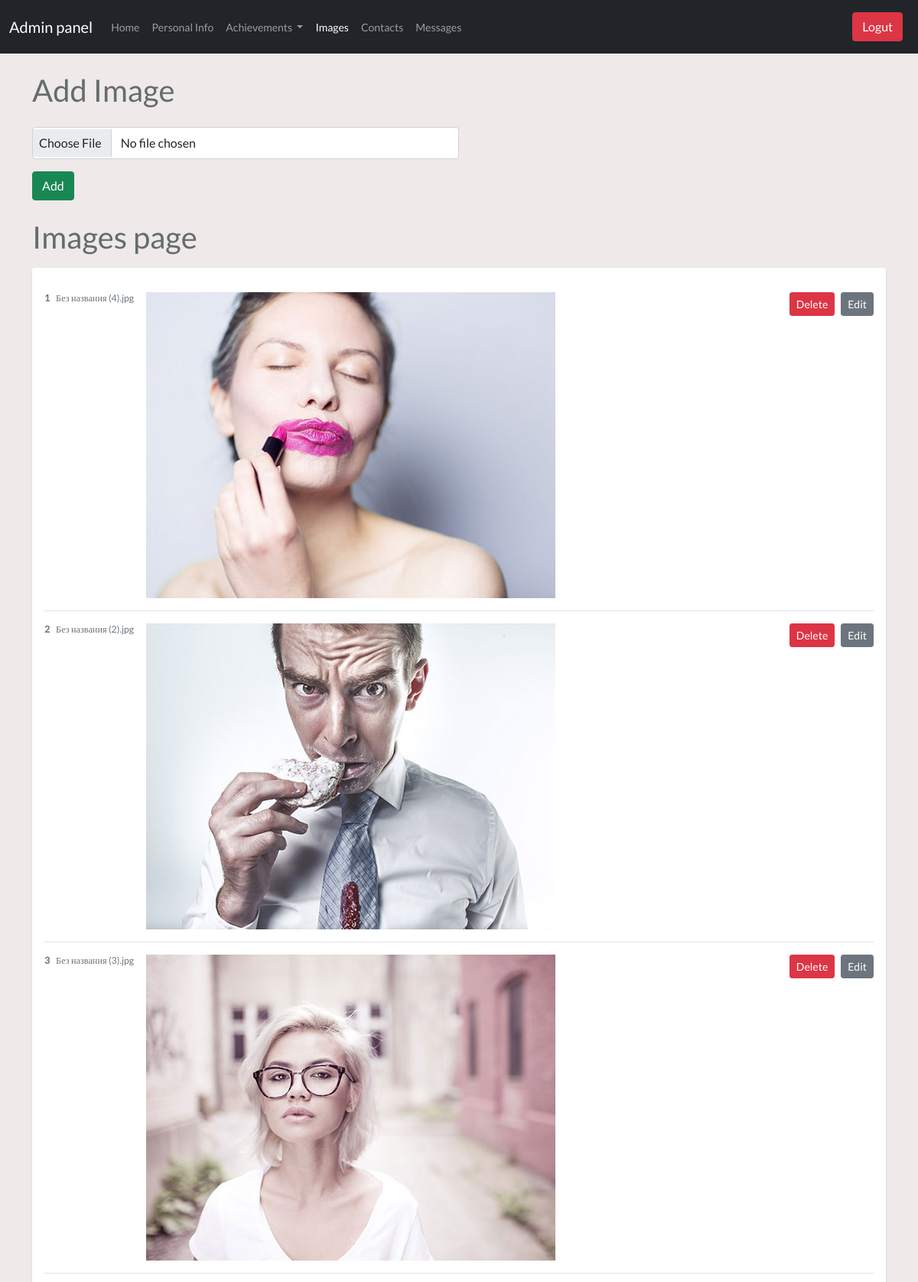
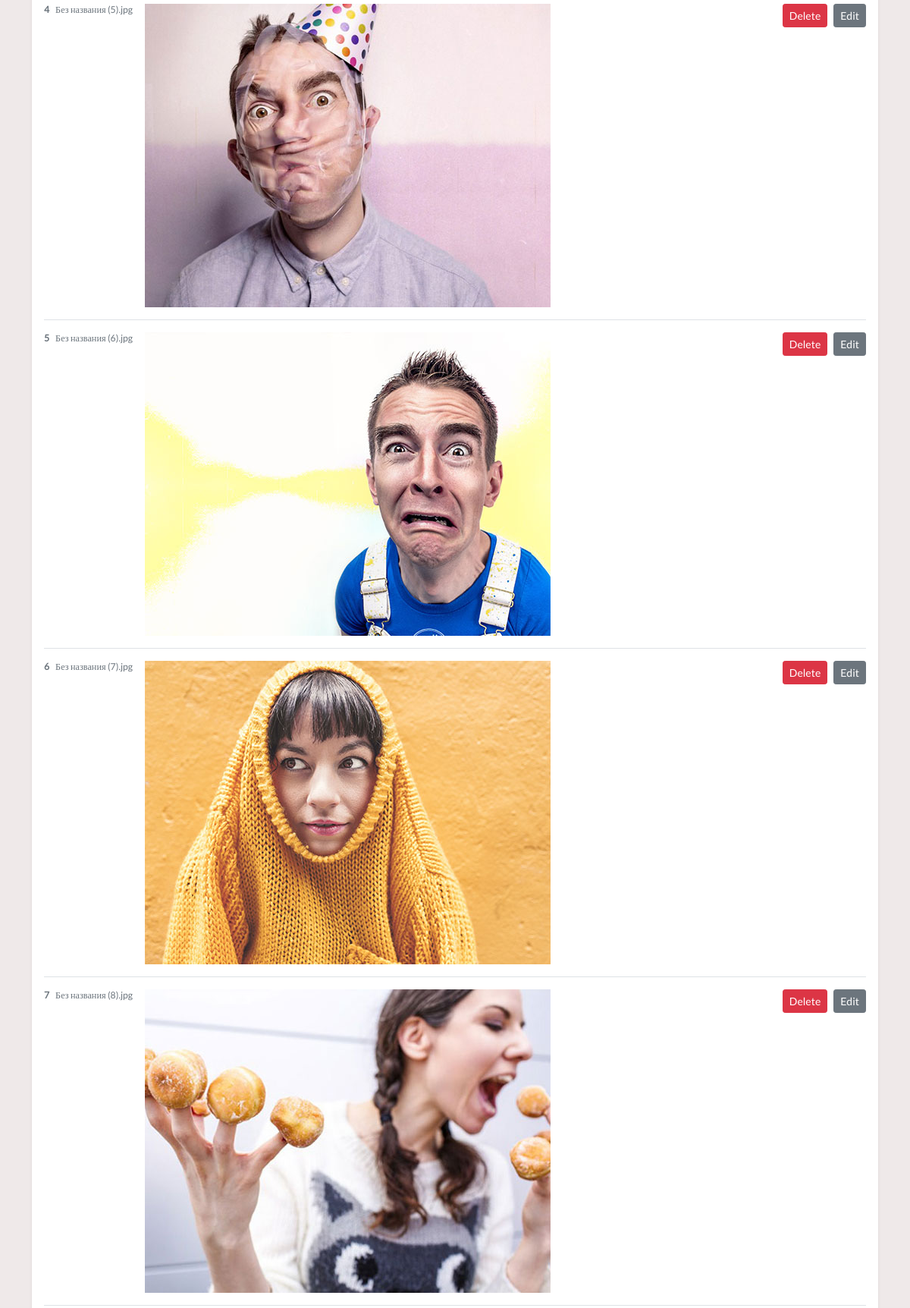
Page /admin/images (upper part) on the committed database (2 pictures, top to bottom).
### tables this page shows
CREATE TABLE image (
	id INTEGER NOT NULL, 
	image VARCHAR(100), 
	PRIMARY KEY (id)
);

### controllers/admin/images.py (the view, shortened to what this page needs)
@login_required
@app.route('/admin/images', methods=['GET','POST'])
def admin_images_index():
    from run import db
    from models import Image
    images=Image.query.all()
    return render_template('admin/images.html',images=images)

### controllers/admin/main.py (called while the page is built)
@app.before_request
def before_request():
    g.user = current_user

### templates/admin/images.html
{% extends "admin/dashboard.html" %} {% block content %}
<div class="container">
  <h1 class="adminpage ml-4 mt-4">Add Image</h1>
  <form
    action="/admin/images"
    method="POST"
    enctype="multipart/form-data"
    class="w-50 ml-4 mt-4"
  >
    <input type="file" name="image" class="form-control my-2 p-2" required />
    <input type="submit" class="btn btn-success my-2" value="Add" />
  </form>
  <h1 class="adminpage ml-4 mt-3">Images page</h1>
  <div class="my-3 p-3 bg-body rounded shadow-sm">
    {% for image in images %}
    <div class="d-flex text-muted pt-3">
      <div
        class="
          w-100
          pb-3
          d-flex
          justify-content-between
          mb-0
          small
          lh-sm
          border-bottom
        "
      >
        <div class="d-flex">
          <strong class="d-block text-gray-dark me-2">{{image.id}}</strong>
          <div class="d-flex">
            <div class="d-flex flex-column align-items-baseline me-3">
              {{image.image}}
            </div>
            <img
              class="image-in-list"
              src="/static/app/assets/{{image.image}}"
              alt=""
            />
          </div>
        </div>
        <span class="d-flex align-items-start">
          <a href="/deleteimg/{{image.id}}" class="btn btn-sm me-2 btn-danger"
            >Delete</a
          >
          <a href="/updateimg/{{image.id}}" class="btn btn-sm btn-secondary"
            >Edit</a
          >
        </span>
      </div>
    </div>
    {% endfor %}
  </div>
</div>
{% endblock %}

### static/app/css/style.css (style rules this page uses)
body { font-family: Lato, serif, Calibri, Arial; font-size: 14px; background-color: #efe9e9; color: #656c6d; font-weight: 400; margin: 0; padding: 0; box-sizing: border-box; }

### rows in the picture
image: id "1", image "Без названия (4).jpg", image (picture)
image: id "2", image "Без названия (2).jpg", image (picture)
image: id "3", image "Без названия (3).jpg", image (picture)
image: id "4", image "Без названия (5).jpg", image (picture)
image: id "5", image "Без названия (6).jpg", image (picture)
image: id "6", image "Без названия (7).jpg", image (picture)
image: id "7", image "Без названия (8).jpg", image (picture)
